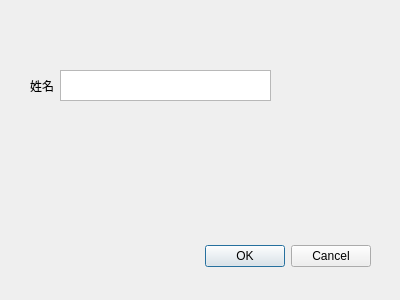
<?xml version="1.0" encoding="UTF-8"?>
<ui version="4.0">
 <class>Show_course</class>
 <widget class="QDialog" name="Show_course">
  <property name="geometry">
   <rect>
    <x>0</x>
    <y>0</y>
    <width>400</width>
    <height>300</height>
   </rect>
  </property>
  <property name="windowTitle">
   <string>显示课程</string>
  </property>
  <widget class="QDialogButtonBox" name="buttonBox">
   <property name="geometry">
    <rect>
     <x>30</x>
     <y>240</y>
     <width>341</width>
     <height>32</height>
    </rect>
   </property>
   <property name="orientation">
    <enum>Qt::Orientation::Horizontal</enum>
   </property>
   <property name="standardButtons">
    <set>QDialogButtonBox::StandardButton::Cancel|QDialogButtonBox::StandardButton::Ok</set>
   </property>
  </widget>
  <widget class="QLabel" name="label_name">
   <property name="geometry">
    <rect>
     <x>30</x>
     <y>80</y>
     <width>40</width>
     <height>12</height>
    </rect>
   </property>
   <property name="text">
    <string>姓名</string>
   </property>
  </widget>
  <widget class="QTextEdit" name="textEdit_name">
   <property name="geometry">
    <rect>
     <x>60</x>
     <y>70</y>
     <width>211</width>
     <height>31</height>
    </rect>
   </property>
  </widget>
 </widget>
 <resources/>
 <connections>
  <connection>
   <sender>buttonBox</sender>
   <signal>accepted()</signal>
   <receiver>Show_course</receiver>
   <slot>accept()</slot>
   <hints>
    <hint type="sourcelabel">
     <x>248</x>
     <y>254</y>
    </hint>
    <hint type="destinationlabel">
     <x>157</x>
     <y>274</y>
    </hint>
   </hints>
  </connection>
  <connection>
   <sender>buttonBox</sender>
   <signal>rejected()</signal>
   <receiver>Show_course</receiver>
   <slot>reject()</slot>
   <hints>
    <hint type="sourcelabel">
     <x>316</x>
     <y>260</y>
    </hint>
    <hint type="destinationlabel">
     <x>286</x>
     <y>274</y>
    </hint>
   </hints>
  </connection>
 </connections>
</ui>
